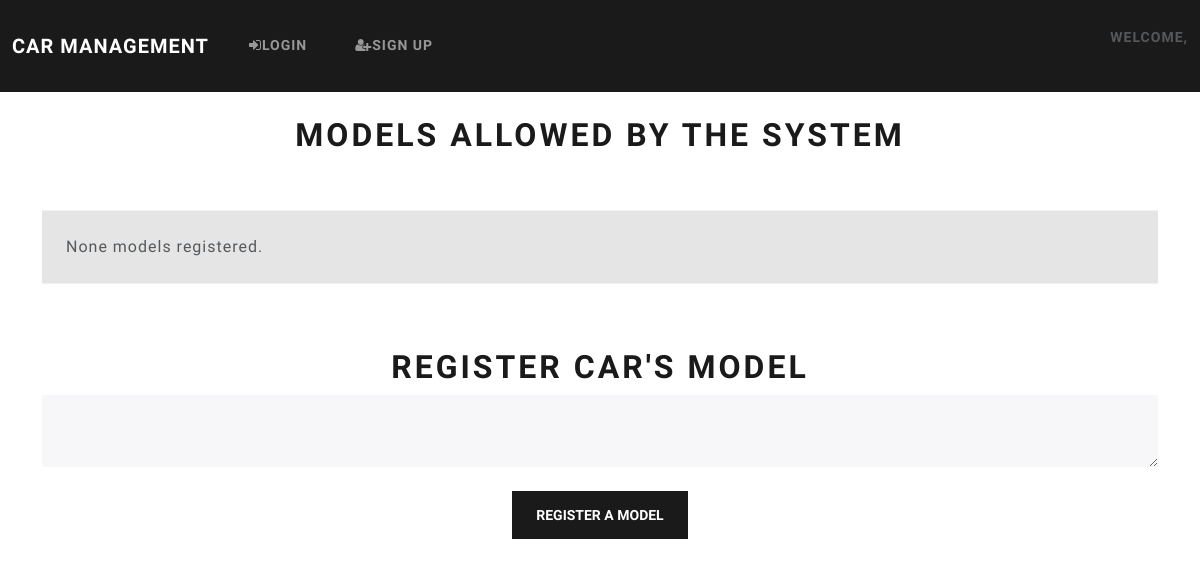
The page /car-model/ on the database as committed earlier.
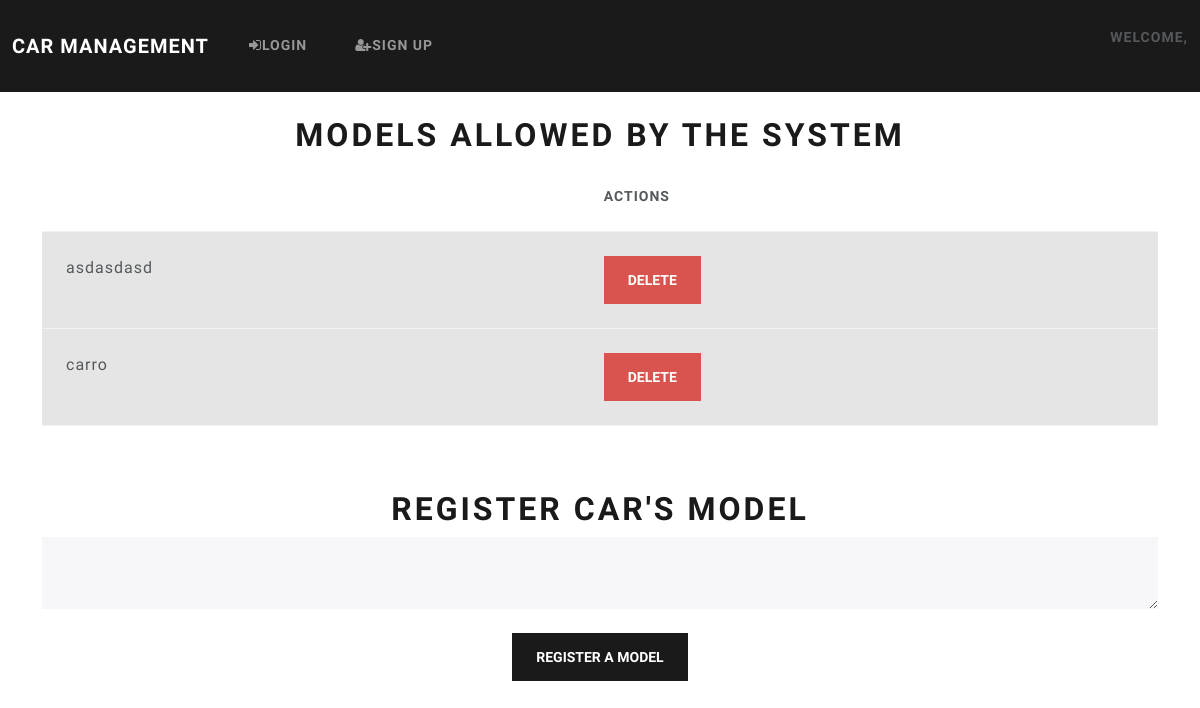
The same page on the database as committed later.
### website/models.py (models this page shows)
class Model(db.Model):
    id    = db.Column(db.Integer, primary_key=True)
    model = db.Column(db.String(20))

### website/cars.py (the view, shortened to what this page needs)
@login_required
@cars.route("/car-model/", methods=["GET", "POST"])
def car_model_page():
    if request.method == "GET":
        models = Model.query.all()
        return render_template('models.html', user=current_user, models=models)

### website/templates/models.html (shortened to what this page needs)
{% extends "base.html" %}
{% block content %}
<br />
<h1 align="center">Models allowed by the system</h1>
<table class="table table-hover">
    <thead>
        {% if models|length == 0 %}
        <td></td>
        {% else %}
        <td></td>
        <th scope="col">Actions</th>
        {% endif %}
    </thead>
    <tbody>
        {% if models|length == 0 %}
        <tr class="table-active">
            <td>None models registered.</td>
        </tr>
        {% else %}
        {% for model in models %}
        <tr class="table-active">
            <td>{{model.model}}</td>
            <td>
                <button class="btn btn-danger" type="submit" class="close" onClick="deleteModel({{ model.id }})">
                    <span aria-hidden="true">Delete</span>
                </button>
            </td>
        </tr>
        {% endfor %}
        {% endif %}
    </tbody>
    </table>
<br />
<form method="POST">
    <br />
    <h1 align="center">Register car's model</h1>
    <textarea class="form-control" name="model" id="model"></textarea>
    <br />
    <div align="center">
        <button type="submit" class="btn btn-primary">
            Register a model
        </button>
    </div>
</form>
{% endblock content %}

Rows that differ between the two databases and show on the page:
added Model: model "asdasdasd"
added Model: model "carro"
Other text that changed with them:
text no longer shown: "None models registered."
text now shown: "ACTIONS"
